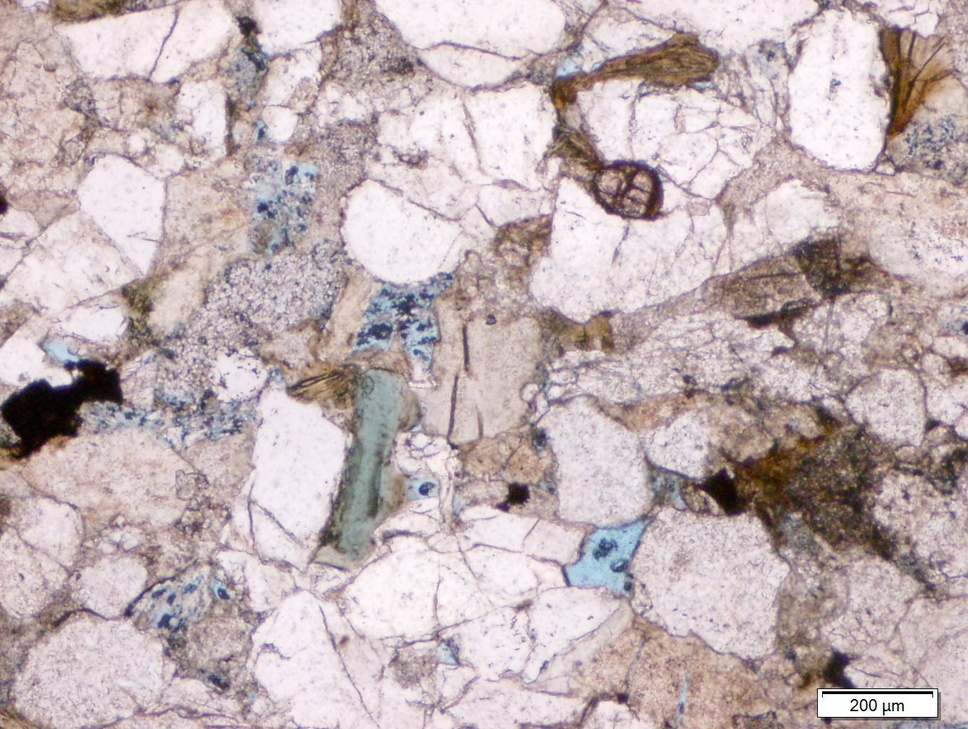
#> input picture datasets/JPEGImages/BS1-A1m1-.jpg, 968 x 729 px, shrunk from 1360 x 1024 before the run; its folder holds only this picture in this run
$ python patch.py
#> lines starting #> are read from the running program, lines starting #| are printed output that depends on the picture
#----------------------------------------------------#
# If the dataset images are too large, you can use this script to divide the images into smaller pieces for training, which improves the utilization rate of the video memory.
# If you have your own annotation json files, you can use patch_png_json.py to divide both the images and labels at the same time, and then convert them to VOC format using json_to_dataset.py.
# If you're using an open-source dataset that only has images and masks, you can use patch_png.py to split the images and labels at the same time. After splitting, you can divide them into training and validation sets and start training.
#----------------------------------------------------#
from PIL import Image
import os

# Set the path for the original image and label folders.
original_images_folder = 'datasets/JPEGImages/'
segmentation_class_folder = 'datasets/SegmentationClass/'

# Set the path for the folder where the sliced images will be saved.
output_images_folder = 'datasets/JPEGImagesPatch/'
output_segmentation_folder = 'datasets/SegmentationClassPatch/'

# Ensure the output folder exists.
os.makedirs(output_images_folder, exist_ok=True)
os.makedirs(output_segmentation_folder, exist_ok=True)

# Retrieve all the filenames of the original images.
image_files = os.listdir(original_images_folder)

# Iterate through each image.
for image_file in image_files:
    # Construct the file path.
    image_path = os.path.join(original_images_folder, image_file)
    segmentation_path = os.path.join(segmentation_class_folder, image_file.replace('.jpg', '.png'))

    # Open the image and corresponding label.
    image = Image.open(image_path)
#> image is the input picture: PIL image 968x729 RGB; mean R, G, B 192.6, 177.2, 179.6
    segmentation = Image.open(segmentation_path)

    # Get the size of the image.
    width, height = image.size
#> width = 968; height = 729

    # Parameters for slicing.
    slice_width = width // 2
#> slice_width = 484
    slice_height = height // 2
#> slice_height = 364

    # Cut the image and save.
    for i in range(2):
        for j in range(2):
            left = j * slice_width
            upper = i * slice_height
            right = left + slice_width
            lower = upper + slice_height

            image_slice = image.crop((left, upper, right, lower))
            segmentation_slice = segmentation.crop((left, upper, right, lower))

            # Construct the save path.
            output_image_path = os.path.join(output_images_folder, f'{image_file.split(".")[0]}_{i}{j}.jpg')
            output_segmentation_path = os.path.join(output_segmentation_folder, f'{image_file.split(".")[0]}_{i}{j}.png')

            # Save the slices.
            image_slice.save(output_image_path)
            segmentation_slice.save(output_segmentation_path)

            print(f'Saved: {output_image_path} and {output_segmentation_path}')
#> this loop made 2 passes
#> pass 1, `image_slice.save(output_image_path)`:
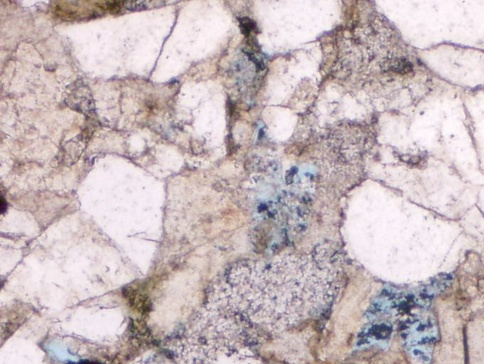
#> saved as BS1-A1m1-_00.jpg: PIL image 484x364 RGB; mean R, G, B 200.5, 185.7, 189
#> pass 1, `image_slice.save(output_image_path)`:
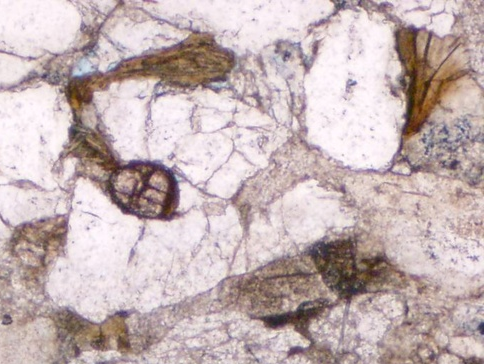
#> saved as BS1-A1m1-_01.jpg: PIL image 484x364 RGB; mean R, G, B 196.8, 179.6, 180.6
#> pass 2, `image_slice.save(output_image_path)`:
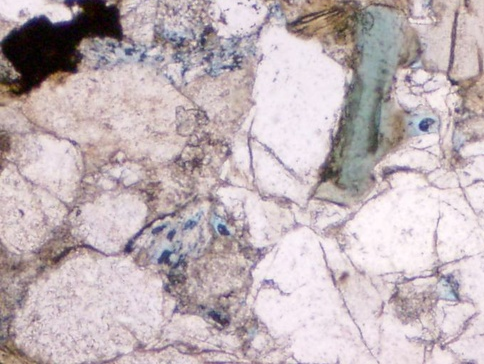
#> saved as BS1-A1m1-_10.jpg: PIL image 484x364 RGB; mean R, G, B 192.7, 179.2, 183.6
#> pass 2, `image_slice.save(output_image_path)`:
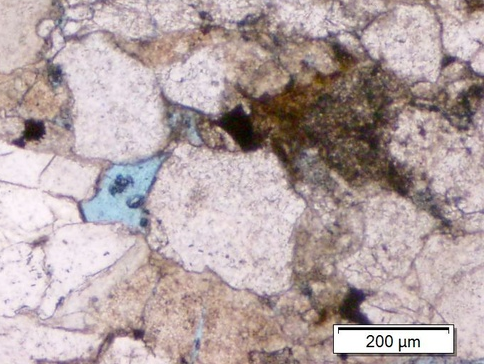
#> saved as BS1-A1m1-_11.jpg: PIL image 484x364 RGB; mean R, G, B 180.4, 164.5, 165

print('All images have been sliced and saved.')
